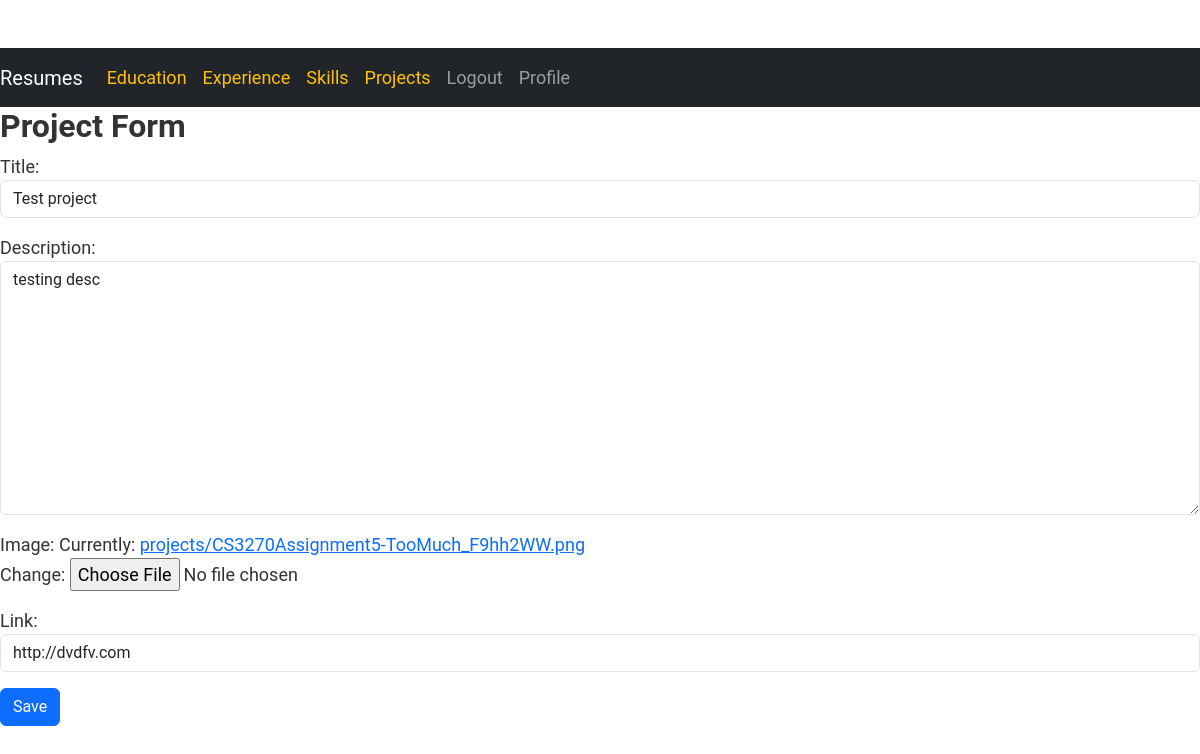
The app's page /portfolio/projects/3/update/ (signed in) with its own data.
### myapp/models.py (models this page shows, shortened)
class Project(models.Model):
    title = models.CharField(max_length=200)
    description = models.TextField()
    image = models.ImageField(upload_to='projects/')
    link = models.URLField(blank=True, null=True)

### myapp/views.py (the view)
# urls.py: path('projects/<int:pk>/update/', project_update, name='project_update'),
@login_required
def project_update(request, pk):
    project = get_object_or_404(Project, pk=pk)
    if request.method == 'POST':
        form = ProjectForm(request.POST, request.FILES, instance=project)
        if form.is_valid():
            form.save()
            return redirect('myapp:project_detail', pk=project.pk)
    else:
        form = ProjectForm(instance=project)
    return render(request, 'myapp/project_form.html', {'form': form})

### myapp/forms.py
class ProjectForm(forms.ModelForm):
    class Meta:
        model = Project
        fields = ['title', 'description', 'image', 'link']
        widgets = {
            'title': forms.TextInput(attrs={'class': 'form-control'}),
            'description': forms.Textarea(attrs={'class': 'form-control'}),
            'link': forms.URLInput(attrs={'class': 'form-control'}),
        }

### myapp/templates/myapp/project_form.html (shortened to what this page needs)
{% extends 'myapp/base.html' %}
{% block body %}
<h2>Project Form</h2>
<form method="post" enctype="multipart/form-data">
    {{ form.as_p }}
    <button type="submit" class="btn btn-primary">Save</button>
</form>
{% endblock %}

### myapp/static/portfolio/style.css (style rules this page uses)
body { font-family: 'Roboto', sans-serif; font-size: 18px; color: #333; padding-top: 60px; }
h1, h2, h3, h4, h5, h6 { font-weight: 700; }

### records on screen
Project: title "Test project", description "testing desc", link "http://dvdfv.com"
